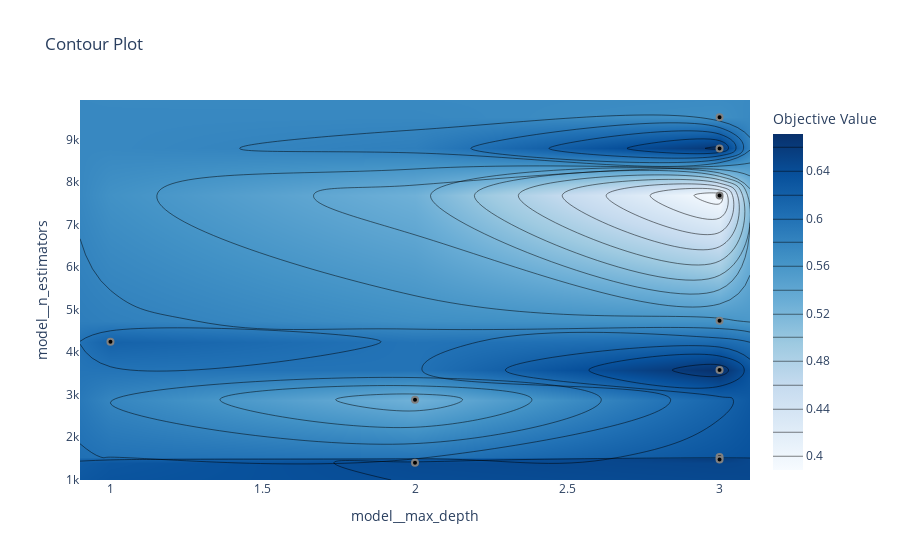

Notebook code cell kept with this figure:
### Code cell
optuna.visualization.plot_contour(study, params=['model__n_estimators','model__max_depth'])

### Figure 1 — Plotly figure (JSON) as saved in the notebook; plotly's stock layout.template omitted (floating-point values rounded to 4 significant figures)
{"data": [{"colorbar": {"title": {"text": "Objective Value"}}, "colorscale": [[0, "rgb(247,251,255)"], [0.125, "rgb(222,235,247)"], [0.25, "rgb(198,219,239)"], [0.375, "rgb(158,202,225)"], [0.5, "rgb(107,174,214)"], [0.625, "rgb(66,146,198)"], [0.75, "rgb(33,113,181)"], [0.875, "rgb(8,81,156)"], [1, "rgb(8,48,107)"]], "connectgaps": true, "contours": {"coloring": "heatmap"}, "hoverinfo": "none", "line": {"smoothing": 1.3}, "reversescale": false, "type": "contour", "x": [0.9, 1, 2, 3, 3.1], "y": [987.5, 1394, 1472, 1528, 2878, 3575, 4241, 4734, 7684, 8792, 9524, 9930.0], "z": [[null, null, null, null, null], [null, null, 0.6437, null, null], [null, null, null, 0.6578, null], [null, null, null, 0.6314, null], [null, null, 0.5263, null, null], [null, null, null, 0.6714, null], [null, 0.6169, null, null, null], [null, null, null, 0.5635, null], [null, null, null, 0.3884, null], [null, null, null, 0.6637, null], [null, null, null, 0.5685, null], [null, null, null, null, null]]}, {"marker": {"color": "black", "line": {"color": "Grey", "width": 2}}, "mode": "markers", "showlegend": false, "type": "scatter", "x": [2, 3, 1, 3, 3, 3, 3, 3, 2, 3], "y": [1394, 1528, 4241, 4734, 1472, 7684, 8792, 3575, 2878, 9524]}], "layout": {"title": {"text": "Contour Plot"}, "xaxis": {"range": [0.9, 3.1], "title": {"text": "model__max_depth"}}, "yaxis": {"range": [987.5, 9930.0], "title": {"text": "model__n_estimators"}}}}
